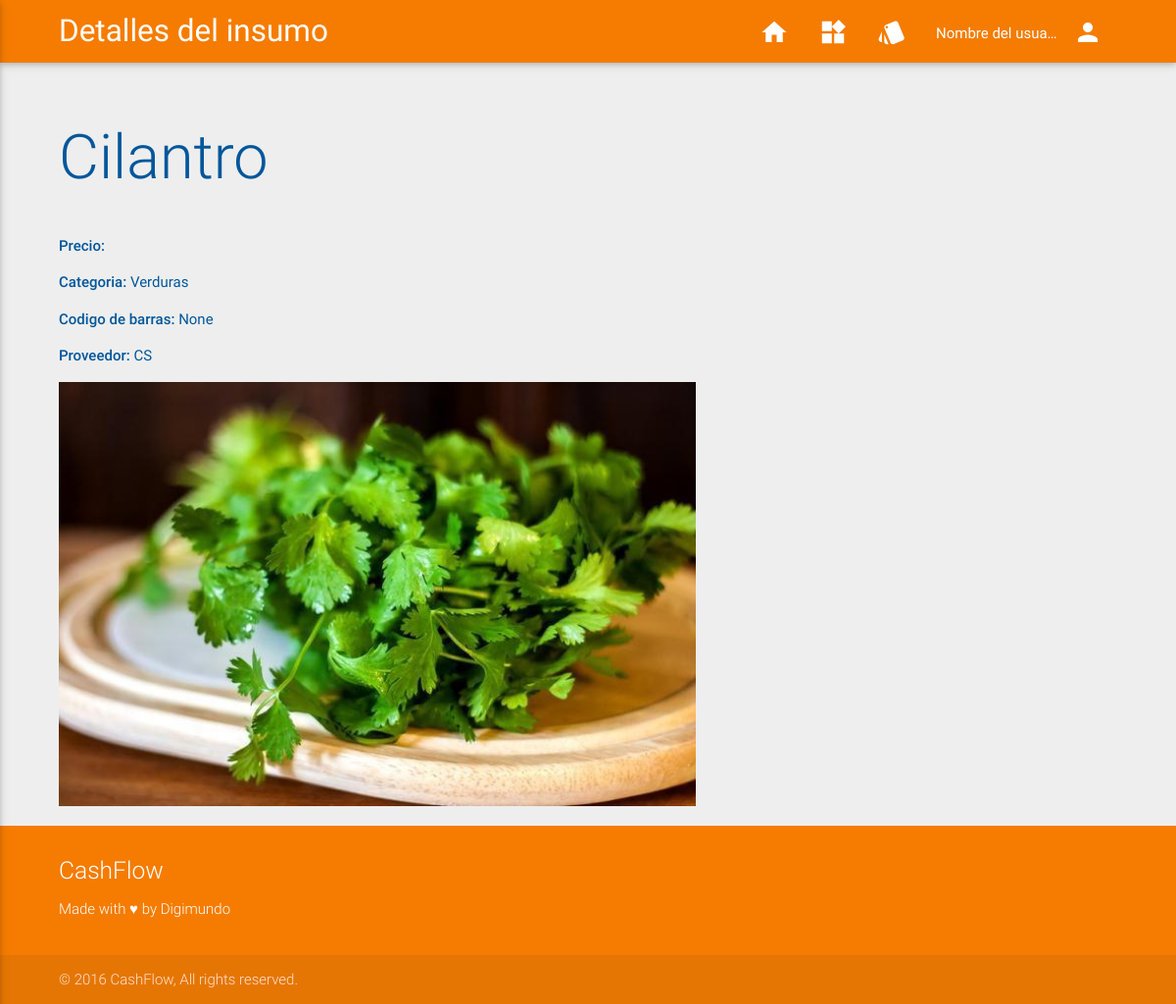
The page /supplies/33/ on the database its author committed.
### supplies/models.py (models this page shows, shortened)
class Supply(models.Model):
	name     = models.CharField(max_length = 255, unique = True)
	category = models.ForeignKey(Category, default = 1)
	barcode  = models.PositiveIntegerField(help_text="(Código de barras de 13 digitos)", validators=[MaxValueValidator(9999999999999)], blank = True, null = True)
	provider = models.ForeignKey(Provider, default = 1)
	image    = models.ImageField(blank = False)
	class Meta:
		ordering = ('id',)
		verbose_name        = 'Supply'
		verbose_name_plural = 'Supplies'

class Category(models.Model):
	name  = models.CharField(max_length = 255, unique = True)
	image = models.ImageField(blank = False)
	def __str__(self):
		return self.name
	class Meta:
		ordering            = ('id',)
		verbose_name        = 'Category'
		verbose_name_plural = 'Categories'

class Provider(models.Model):
	name  = models.CharField(max_length = 255, unique = True)
	image = models.ImageField(blank = False)
	def __str__(self):
		return self.name
	class Meta:
		ordering            = ('id',)
		verbose_name        = 'Provider'
		verbose_name_plural = 'Providers'

### supplies/views.py (the view)
# urls.py: url(r'^supplies/(?P<pk>[0-9]+)/$', views.supply_detail, name='views.supply_detail'),
def supply_detail(request, pk):
	supply  = get_object_or_404(Supply, pk=pk)
	template = loader.get_template('supplies/supply_detail.html')
	title    = 'Detalles del insumo'
	context  = {
		'supply'	: supply,
		'title'		: title
	}
	return HttpResponse(template.render(context, request))

### templates/supplies/supply_detail.html (shortened to what this page needs)
{% extends "base.html" %}
{% block content %}
	<div class="row">
		<div class="col s12 l6">
			<h1>{{ supply.name }}</h1>
		</div>
	</div>
	<p>
		<strong>Precio: </strong>
	</p>
	<p>
		<strong>Categoria: </strong> {{ supply.category }}
	</p>
	<p>
		<strong>Codigo de barras: </strong> {{ supply.barcode }}
	</p>
	<p>
		<strong>Proveedor: </strong> {{ supply.provider }}
	</p>
	<img class="materialboxed" width="650" src="{{ supply.image.url | default_if_none:'#'}}">
{% endblock content %}

### static/css/styles.css (style rules this page uses)
body { background-color: rgba(238,238,238,1); display: -ms-flexbox; display: flex; min-height: 100vh; -ms-flex-direction: column; flex-direction: column; }
h1,h2,h3,h4,h5 { font-weight: 300; }
html { color: #01579b; }

### rows shown on the page
Supply: name "Cilantro", category "Verduras", barcode "None", provider "CS", image (picture)

### other values the page prints
{{ title }} "Detalles del insumo"
